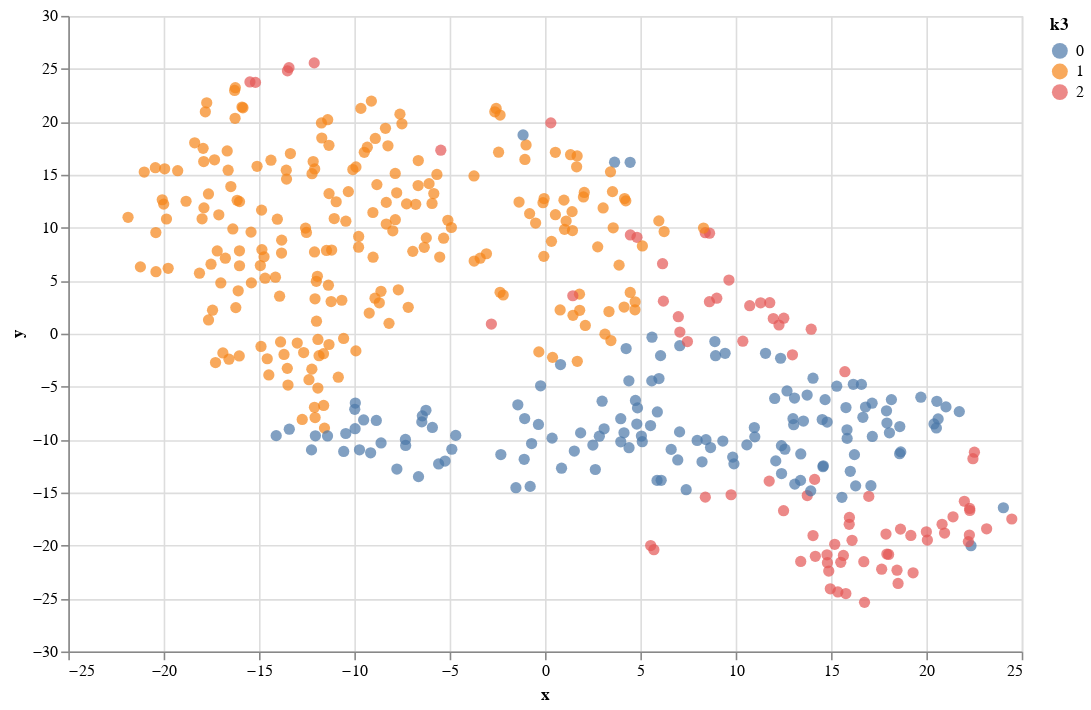

The code cell stored with this chart in its notebook:
### Markdown cell above
**Cluster 0:** Hotel/Restaurant/Cafe with high Milk, Grocery and detergent papers purchase

**Cluster 1:** Retailer, with high Fresh and Frozen spending

### Code cell
# Display the results of the clustering from implementation
alt.Chart(good_data).mark_circle(size=50).encode(
                        x='x',
                        y='y',
                        color='k3:N',
                        tooltip=['Fresh', 'Milk', 'Grocery', 'Frozen', 'Detergents_Paper', 'Delicatessen']
                    ).properties(
                        width=600,
                        height=400
                    )

### Figure 1 — Vega-Lite specification as saved in the notebook (floating-point values rounded to 4 significant figures; data arrays with more than 128 entries replaced by an {"elided": "..."} marker saying what was removed)
{"config": {"view": {"continuousWidth": 400, "continuousHeight": 300}}, "data": {"name": "data-b3660abff509bd763e0ea7ec1347c805"}, "mark": {"type": "circle", "size": 50}, "encoding": {"color": {"type": "nominal", "field": "k3"}, "tooltip": [{"type": "quantitative", "field": "Fresh"}, {"type": "quantitative", "field": "Milk"}, {"type": "quantitative", "field": "Grocery"}, {"type": "quantitative", "field": "Frozen"}, {"type": "quantitative", "field": "Detergents_Paper"}, {"type": "quantitative", "field": "Delicatessen"}], "x": {"type": "quantitative", "field": "x"}, "y": {"type": "quantitative", "field": "y"}}, "height": 400, "width": 600, "$schema": "https://vega.github.io/schema/vega-lite/v4.8.1.json", "datasets": {"data-b3660abff509bd763e0ea7ec1347c805": {"elided": "436 records"}}}
